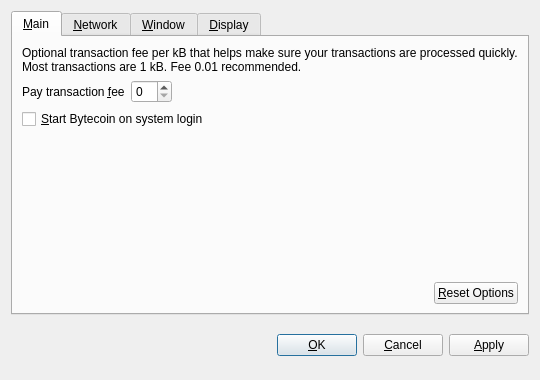
<?xml version="1.0" encoding="UTF-8"?>
<ui version="4.0">
 <class>OptionsDialog</class>
 <widget class="QDialog" name="OptionsDialog">
  <property name="geometry">
   <rect>
    <x>0</x>
    <y>0</y>
    <width>540</width>
    <height>380</height>
   </rect>
  </property>
  <property name="windowTitle">
   <string>Options</string>
  </property>
  <property name="modal">
   <bool>true</bool>
  </property>
  <layout class="QVBoxLayout" name="verticalLayout">
   <item>
    <widget class="QTabWidget" name="tabWidget">
     <property name="tabPosition">
      <enum>QTabWidget::North</enum>
     </property>
     <property name="currentIndex">
      <number>0</number>
     </property>
     <widget class="QWidget" name="tabMain">
      <attribute name="title">
       <string>&amp;Main</string>
      </attribute>
      <layout class="QVBoxLayout" name="verticalLayout_Main">
       <item>
        <widget class="QLabel" name="transactionFeeInfoLabel">
         <property name="text">
          <string>Optional transaction fee per kB that helps make sure your transactions are processed quickly. Most transactions are 1 kB. Fee 0.01 recommended.</string>
         </property>
         <property name="textFormat">
          <enum>Qt::PlainText</enum>
         </property>
         <property name="wordWrap">
          <bool>true</bool>
         </property>
        </widget>
       </item>
       <item>
        <layout class="QHBoxLayout" name="horizontalLayout_1_Main">
         <item>
          <widget class="QLabel" name="transactionFeeLabel">
           <property name="text">
            <string>Pay transaction &amp;fee</string>
           </property>
           <property name="textFormat">
            <enum>Qt::PlainText</enum>
           </property>
           <property name="buddy">
            <cstring>transactionFee</cstring>
           </property>
          </widget>
         </item>
         <item>
          <widget class="BytecoinAmountField" name="transactionFee"/>
         </item>
         <item>
          <spacer name="horizontalSpacer_1_Main">
           <property name="orientation">
            <enum>Qt::Horizontal</enum>
           </property>
           <property name="sizeHint" stdset="0">
            <size>
             <width>40</width>
             <height>20</height>
            </size>
           </property>
          </spacer>
         </item>
        </layout>
       </item>
       <item>
        <widget class="QCheckBox" name="bytecoinAtStartup">
         <property name="toolTip">
          <string>Automatically start Bytecoin after logging in to the system.</string>
         </property>
         <property name="text">
          <string>&amp;Start Bytecoin on system login</string>
         </property>
        </widget>
       </item>
       <item>
        <spacer name="verticalSpacer_Main">
         <property name="orientation">
          <enum>Qt::Vertical</enum>
         </property>
         <property name="sizeHint" stdset="0">
          <size>
           <width>20</width>
           <height>40</height>
          </size>
         </property>
        </spacer>
       </item>
       <item>
        <layout class="QHBoxLayout" name="horizontalLayout_2_Main">
         <item>
          <spacer name="horizontalSpacer_2_Main">
           <property name="orientation">
            <enum>Qt::Horizontal</enum>
           </property>
           <property name="sizeHint" stdset="0">
            <size>
             <width>40</width>
             <height>20</height>
            </size>
           </property>
          </spacer>
         </item>
         <item>
          <widget class="QPushButton" name="resetButton">
           <property name="toolTip">
            <string>Reset all client options to default.</string>
           </property>
           <property name="text">
            <string>&amp;Reset Options</string>
           </property>
           <property name="autoDefault">
            <bool>false</bool>
           </property>
          </widget>
         </item>
        </layout>
       </item>
      </layout>
     </widget>
     <widget class="QWidget" name="tabNetwork">
      <attribute name="title">
       <string>&amp;Network</string>
      </attribute>
      <layout class="QVBoxLayout" name="verticalLayout_Network">
       <item>
        <widget class="QCheckBox" name="mapPortUpnp">
         <property name="toolTip">
          <string>Automatically open the Bytecoin client port on the router. This only works when your router supports UPnP and it is enabled.</string>
         </property>
         <property name="text">
          <string>Map port using &amp;UPnP</string>
         </property>
        </widget>
       </item>
       <item>
        <widget class="QCheckBox" name="connectSocks">
         <property name="toolTip">
          <string>Connect to the Bytecoin network through a SOCKS proxy (e.g. when connecting through Tor).</string>
         </property>
         <property name="text">
          <string>&amp;Connect through SOCKS proxy:</string>
         </property>
        </widget>
       </item>
       <item>
        <layout class="QHBoxLayout" name="horizontalLayout_Network">
         <item>
          <widget class="QLabel" name="proxyIpLabel">
           <property name="text">
            <string>Proxy &amp;IP:</string>
           </property>
           <property name="textFormat">
            <enum>Qt::PlainText</enum>
           </property>
           <property name="buddy">
            <cstring>proxyIp</cstring>
           </property>
          </widget>
         </item>
         <item>
          <widget class="QValidatedLineEdit" name="proxyIp">
           <property name="maximumSize">
            <size>
             <width>140</width>
             <height>16777215</height>
            </size>
           </property>
           <property name="toolTip">
            <string>IP address of the proxy (e.g. 127.0.0.1)</string>
           </property>
          </widget>
         </item>
         <item>
          <widget class="QLabel" name="proxyPortLabel">
           <property name="text">
            <string>&amp;Port:</string>
           </property>
           <property name="textFormat">
            <enum>Qt::PlainText</enum>
           </property>
           <property name="buddy">
            <cstring>proxyPort</cstring>
           </property>
          </widget>
         </item>
         <item>
          <widget class="QLineEdit" name="proxyPort">
           <property name="maximumSize">
            <size>
             <width>55</width>
             <height>16777215</height>
            </size>
           </property>
           <property name="toolTip">
            <string>Port of the proxy (e.g. 9050)</string>
           </property>
          </widget>
         </item>
         <item>
          <widget class="QLabel" name="socksVersionLabel">
           <property name="text">
            <string>SOCKS &amp;Version:</string>
           </property>
           <property name="textFormat">
            <enum>Qt::PlainText</enum>
           </property>
           <property name="buddy">
            <cstring>socksVersion</cstring>
           </property>
          </widget>
         </item>
         <item>
          <widget class="QValueComboBox" name="socksVersion">
           <property name="toolTip">
            <string>SOCKS version of the proxy (e.g. 5)</string>
           </property>
          </widget>
         </item>
         <item>
          <spacer name="horizontalSpacer_Network">
           <property name="orientation">
            <enum>Qt::Horizontal</enum>
           </property>
           <property name="sizeHint" stdset="0">
            <size>
             <width>40</width>
             <height>20</height>
            </size>
           </property>
          </spacer>
         </item>
        </layout>
       </item>
       <item>
        <spacer name="verticalSpacer_Network">
         <property name="orientation">
          <enum>Qt::Vertical</enum>
         </property>
         <property name="sizeHint" stdset="0">
          <size>
           <width>20</width>
           <height>40</height>
          </size>
         </property>
        </spacer>
       </item>
      </layout>
     </widget>
     <widget class="QWidget" name="tabWindow">
      <attribute name="title">
       <string>&amp;Window</string>
      </attribute>
      <layout class="QVBoxLayout" name="verticalLayout_Window">
       <item>
        <widget class="QCheckBox" name="minimizeToTray">
         <property name="toolTip">
          <string>Show only a tray icon after minimizing the window.</string>
         </property>
         <property name="text">
          <string>&amp;Minimize to the tray instead of the taskbar</string>
         </property>
        </widget>
       </item>
       <item>
        <widget class="QCheckBox" name="minimizeOnClose">
         <property name="toolTip">
          <string>Minimize instead of exit the application when the window is closed. When this option is enabled, the application will be closed only after selecting Quit in the menu.</string>
         </property>
         <property name="text">
          <string>M&amp;inimize on close</string>
         </property>
        </widget>
       </item>
       <item>
        <spacer name="verticalSpacer_Window">
         <property name="orientation">
          <enum>Qt::Vertical</enum>
         </property>
         <property name="sizeHint" stdset="0">
          <size>
           <width>20</width>
           <height>40</height>
          </size>
         </property>
        </spacer>
       </item>
      </layout>
     </widget>
     <widget class="QWidget" name="tabDisplay">
      <attribute name="title">
       <string>&amp;Display</string>
      </attribute>
      <layout class="QVBoxLayout" name="verticalLayout_Display">
       <item>
        <layout class="QHBoxLayout" name="horizontalLayout_1_Display">
         <item>
          <widget class="QLabel" name="langLabel">
           <property name="text">
            <string>User Interface &amp;language:</string>
           </property>
           <property name="textFormat">
            <enum>Qt::PlainText</enum>
           </property>
           <property name="buddy">
            <cstring>lang</cstring>
           </property>
          </widget>
         </item>
         <item>
          <widget class="QValueComboBox" name="lang">
           <property name="toolTip">
            <string>The user interface language can be set here. This setting will take effect after restarting Bytecoin.</string>
           </property>
          </widget>
         </item>
        </layout>
       </item>
       <item>
        <layout class="QHBoxLayout" name="horizontalLayout_2_Display">
         <item>
          <widget class="QLabel" name="unitLabel">
           <property name="text">
            <string>&amp;Unit to show amounts in:</string>
           </property>
           <property name="textFormat">
            <enum>Qt::PlainText</enum>
           </property>
           <property name="buddy">
            <cstring>unit</cstring>
           </property>
          </widget>
         </item>
         <item>
          <widget class="QValueComboBox" name="unit">
           <property name="toolTip">
            <string>Choose the default subdivision unit to show in the interface and when sending coins.</string>
           </property>
          </widget>
         </item>
        </layout>
       </item>
       <item>
        <widget class="QCheckBox" name="displayAddresses">
         <property name="toolTip">
          <string>Whether to show Bytecoin addresses in the transaction list or not.</string>
         </property>
         <property name="text">
          <string>&amp;Display addresses in transaction list</string>
         </property>
        </widget>
       </item>
       <item>
        <spacer name="verticalSpacer_Display">
         <property name="orientation">
          <enum>Qt::Vertical</enum>
         </property>
         <property name="sizeHint" stdset="0">
          <size>
           <width>20</width>
           <height>40</height>
          </size>
         </property>
        </spacer>
       </item>
      </layout>
     </widget>
    </widget>
   </item>
   <item>
    <layout class="QHBoxLayout" name="horizontalLayout_Buttons">
     <item>
      <spacer name="horizontalSpacer_1">
       <property name="orientation">
        <enum>Qt::Horizontal</enum>
       </property>
       <property name="sizeHint" stdset="0">
        <size>
         <width>40</width>
         <height>48</height>
        </size>
       </property>
      </spacer>
     </item>
     <item>
      <widget class="QLabel" name="statusLabel">
       <property name="font">
        <font>
         <weight>75</weight>
         <bold>true</bold>
        </font>
       </property>
       <property name="text">
        <string/>
       </property>
       <property name="textFormat">
        <enum>Qt::PlainText</enum>
       </property>
       <property name="wordWrap">
        <bool>true</bool>
       </property>
      </widget>
     </item>
     <item>
      <spacer name="horizontalSpacer_2">
       <property name="orientation">
        <enum>Qt::Horizontal</enum>
       </property>
       <property name="sizeHint" stdset="0">
        <size>
         <width>40</width>
         <height>48</height>
        </size>
       </property>
      </spacer>
     </item>
     <item>
      <widget class="QPushButton" name="okButton">
       <property name="text">
        <string>&amp;OK</string>
       </property>
      </widget>
     </item>
     <item>
      <widget class="QPushButton" name="cancelButton">
       <property name="text">
        <string>&amp;Cancel</string>
       </property>
       <property name="autoDefault">
        <bool>false</bool>
       </property>
      </widget>
     </item>
     <item>
      <widget class="QPushButton" name="applyButton">
       <property name="text">
        <string>&amp;Apply</string>
       </property>
       <property name="autoDefault">
        <bool>false</bool>
       </property>
      </widget>
     </item>
    </layout>
   </item>
  </layout>
 </widget>
 <customwidgets>
  <customwidget>
   <class>BytecoinAmountField</class>
   <extends>QSpinBox</extends>
   <header>bytecoinamountfield.h</header>
  </customwidget>
  <customwidget>
   <class>QValueComboBox</class>
   <extends>QComboBox</extends>
   <header>qvaluecombobox.h</header>
  </customwidget>
  <customwidget>
   <class>QValidatedLineEdit</class>
   <extends>QLineEdit</extends>
   <header>qvalidatedlineedit.h</header>
  </customwidget>
 </customwidgets>
 <resources/>
 <connections/>
</ui>
